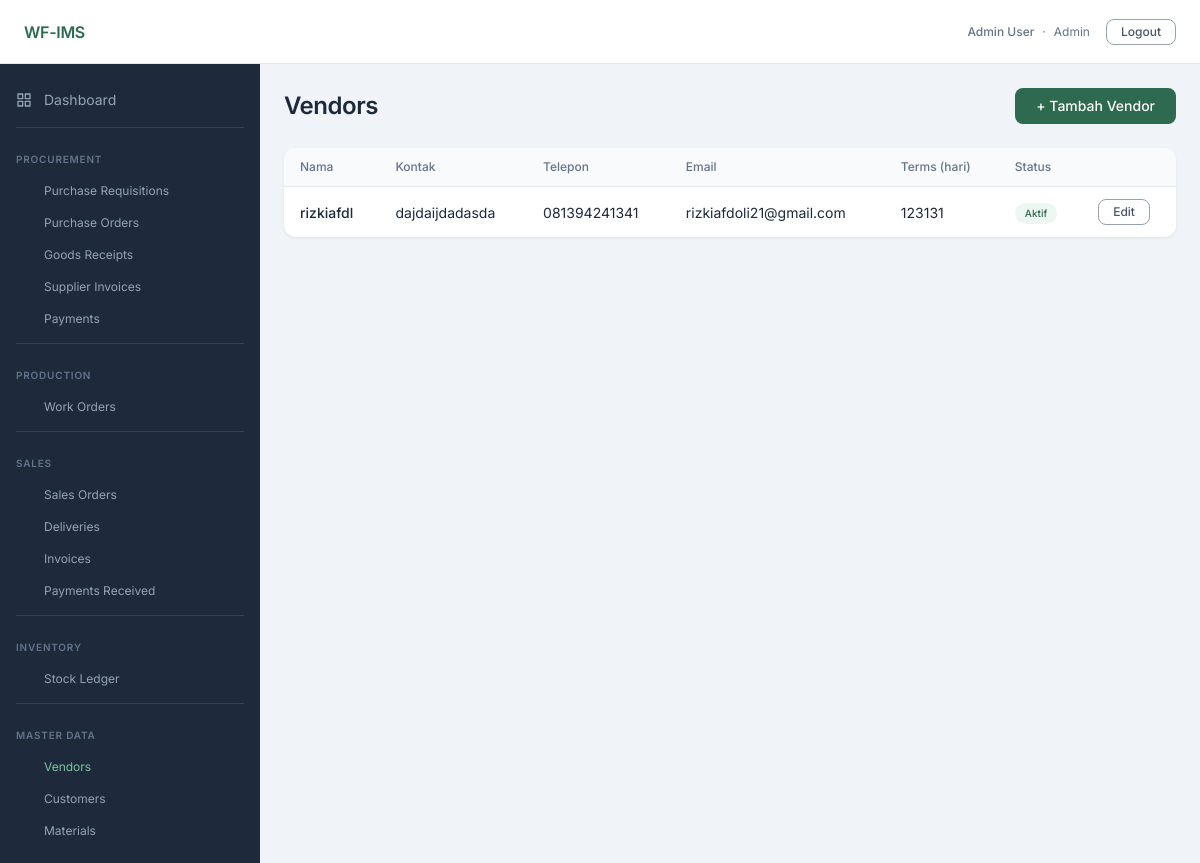
Screenshot of /master/vendors (signed in) with the database file from the repository.
### app/models/user.py (models this page shows, shortened)
class User(UserMixin, db.Model):
    __tablename__ = 'users'
    id = db.Column(db.Integer, primary_key=True)
    email = db.Column(db.String(120), unique=True, nullable=False)
    password_hash = db.Column(db.String(256), nullable=False)
    full_name = db.Column(db.String(100), nullable=False)
    role = db.Column(db.Enum(UserRole), nullable=False)
    is_active = db.Column(db.Boolean, default=True, nullable=False)
    created_at = db.Column(db.DateTime, default=lambda: datetime.now(timezone.utc), nullable=False)

### app/models/master.py (models this page shows)
class Vendor(db.Model):
    __tablename__ = 'vendors'
    id = db.Column(db.Integer, primary_key=True)
    name = db.Column(db.String(100), nullable=False)
    contact_name = db.Column(db.String(100))
    phone = db.Column(db.String(20))
    email = db.Column(db.String(120))
    address = db.Column(db.Text)
    payment_terms = db.Column(db.Integer)  # days
    is_active = db.Column(db.Boolean, default=True, nullable=False)
    created_at = db.Column(db.DateTime, default=lambda: datetime.now(timezone.utc), nullable=False)
    purchase_orders = db.relationship('PurchaseOrder', backref='vendor', lazy='dynamic')
    supplier_invoices = db.relationship('SupplierInvoice', backref='vendor', lazy='dynamic')

### app/blueprints/master/routes.py (the view)
@bp.route('/vendors')
@login_required
def vendor_list():
    vendors = Vendor.query.order_by(Vendor.name).all()
    return render_template('master/vendors.html', vendors=vendors)

### app/models/user.py (called while the page is built)
@login_manager.user_loader
def load_user(user_id):
    return User.query.get(int(user_id))

### app/templates/master/vendors.html (shortened to what this page needs)
{% extends 'base.html' %}
{% block content %}
<div class="page-header">
  <h1 class="page-title">Vendors</h1>
  <a href="{{ url_for('master.vendor_new') }}" class="btn btn-primary">+ Tambah Vendor</a>
</div>
<div class="table-wrapper">
  <table class="table">
    <thead>
      <tr>
        <th>Nama</th>
        <th>Kontak</th>
        <th>Telepon</th>
        <th>Email</th>
        <th>Terms (hari)</th>
        <th>Status</th>
        <th></th>
      </tr>
    </thead>
    <tbody>
      {% for v in vendors %}
      <tr>
        <td class="fw-medium">{{ v.name }}</td>
        <td>{{ v.contact_name or '—' }}</td>
        <td>{{ v.phone or '—' }}</td>
        <td>{{ v.email or '—' }}</td>
        <td>{{ v.payment_terms or '—' }}</td>
        <td>
          {% if v.is_active %}
            <span class="badge badge-success">Aktif</span>
          {% else %}
            <span class="badge badge-neutral">Nonaktif</span>
          {% endif %}
        </td>
        <td>
          <a href="{{ url_for('master.vendor_edit', vendor_id=v.id) }}" class="btn btn-secondary btn-sm">Edit</a>
        </td>
      </tr>
      {% else %}
      <tr>
        <td colspan="7" class="text-center text-muted">Belum ada vendor.</td>
      </tr>
      {% endfor %}
    </tbody>
  </table>
</div>
{% endblock %}

### app/templates/partials/navbar.html
<nav class="navbar">
  <span class="navbar-brand">WF-IMS</span>
  <div class="navbar-right">
    {% if current_user.is_authenticated %}
      <div class="navbar-user">
        <span class="fw-medium">{{ current_user.full_name }}</span>
        <span class="text-muted">·</span>
        <span class="text-muted">{{ current_user.role.value | title }}</span>
      </div>
      <a href="{{ url_for('auth.logout') }}" class="btn btn-secondary btn-sm">Logout</a>
    {% endif %}
  </div>
</nav>

### static/css/tokens.css (style rules this page uses)
:root { --color-primary-900: #1a3d2e; --color-primary-800: #1f4d39; --color-primary-700: #245c43; --color-primary-600: #2D6A4F; --color-primary-500: #3a8a66; --color-primary-400: #52a880; --color-primary-300: #7cc4a0; --color-primary-200: #a8dbbf; --color-primary-100: #d4eedf; --color-primary-50: #edf7f2; --color-secondary-900: #0f172a; --color-secondary-800: #1e293b; --color-secondary-700: #334155; --color-secondary-600: #475569; --color-secondary-500: #64748b; --color-secondary-400: #94a3b8; --color-secondary-300: #cbd5e1; --color-secondary-200: #e2e8f0; --color-secondary-100: #f1f5f9; --color-secondary-50: #f8fafc; --color-tertiary-900: #78350f; --color-tertiary-800: #92400e; --color-tertiary-700: #b45309; --color-tertiary-600: #D97706; --color-tertiary-500: #f59e0b; --color-tertiary-400: #fbbf24; --color-tertiary-300: #fcd34d; --color-tertiary-200: #fde68a; --color-tertiary-100: #fef3c7; --color-tertiary-50: #fffbeb; --color-neutral-900: #1e2a5e; --color-neutral-800: #2d3a7a; --color-neutral-700: #4050a0; --color-neutral-600: #6474BB; --color-neutral-500: #7b8fd0; --color-neutral-400: #9daade; --color-neutral-300: #bec7eb; --color-neutral-200: #dde2f4; --color-neutral-100: #eef0f9; --color-neutral-50: #f6f7fd; --color-success: var(--color-primary-600); --color-warning: var(--color-tertiary-600); --color-danger: #dc2626; --color-info: var(--color-neutral-600); --color-bg-page: #f0f4f8; --color-bg-card: #ffffff; --color-bg-sidebar: var(--color-secondary-800); --color-text-primary: var(--color-secondary-800); --color-text-muted: var(--color-secondary-500); --color-border: var(--color-secondary-200); --font-family-base: 'Inter', sans-serif; --text-display-size: 36px; --text-display-weight: 700; --text-display-tracking: -0.72px; --text-h1-size: 24px; --text-h1-weight: 600; --text-h1-tracking: -0.48px; --text-h2-size: 20px; --text-h2-weight: 500; --text-h2-tracking: -0.40px; --text-h3-size: 16px; --text-h3-weight: 500; --text-h3-tracking: -0.32px; --text-p1-size: 14px; --text-p1-weight: 400; --text-p1-tracking: 0; --text-p2-size: 12px; --text-p2-weight: 400; --text-p2-tracking: 0; --text-p3-size: 10px; --text-p3-weight: 400; --text-p3-tracking: 0; --space-1: 4px; --space-2: 8px; --space-3: 12px; --space-4: 16px; --space-5: 20px; --space-6: 24px; --space-8: 32px; --space-10: 40px; --space-12: 48px; --space-16: 64px; }

### static/css/base.css (style rules this page uses)
*, *::before, *::after { box-sizing: border-box; margin: 0; padding: 0; }
html { font-size: 16px; -webkit-text-size-adjust: 100%; }
body { font-family: var(--font-family-base); font-size: var(--text-p1-size); font-weight: var(--text-p1-weight); color: var(--color-text-primary); background: var(--color-bg-page); line-height: 1.5; -webkit-font-smoothing: antialiased; }
a { color: var(--color-primary-600); text-decoration: none; }
h1 { font-size: var(--text-h1-size); font-weight: var(--text-h1-weight); letter-spacing: var(--text-h1-tracking); color: var(--color-text-primary); }

### static/css/layout.css (style rules this page uses)
.navbar { height: 64px; background: #fff; border-bottom: 1px solid var(--color-border); display: flex; align-items: center; justify-content: space-between; padding: 0 var(--space-6); flex-shrink: 0; z-index: 100; }
.navbar-brand { font-size: var(--text-h3-size); font-weight: 600; color: var(--color-primary-600); letter-spacing: -0.3px; }
.navbar-right { display: flex; align-items: center; gap: var(--space-4); font-size: var(--text-p2-size); color: var(--color-text-muted); }
.navbar-user { display: flex; align-items: center; gap: var(--space-2); }
.page-header { display: flex; align-items: center; justify-content: space-between; margin-bottom: var(--space-6); }
.page-title { font-size: var(--text-h1-size); font-weight: var(--text-h1-weight); letter-spacing: var(--text-h1-tracking); color: var(--color-text-primary); }

### rows the page displays
User: full_name "Admin User", role.value "Admin"
Vendor: name "rizkiafdl", contact_name "dajdaijdadasda", phone "081394241341", email "rizkiafdoli21@gmail.com", payment_terms "123131", is_active "Aktif"
